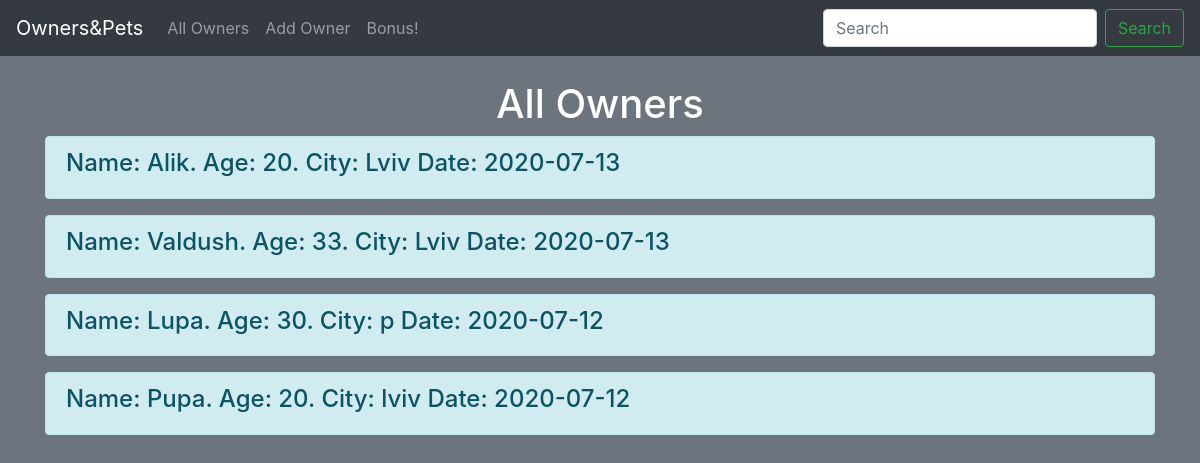
The page / on the database its author committed.
### app.py (models this page shows, shortened)
class Owner(db.Model):
    id = db.Column(db.Integer, primary_key=True)
    name = db.Column(db.String(20), nullable=False)
    age = db.Column(db.Integer(), nullable=False)
    city = db.Column(db.String(20), nullable=False)
    date = db.Column(db.DateTime, default=datetime.utcnow)

### app.py (the view)
@app.route('/')
def show_owners():
    owners = Owner.query.order_by(Owner.date.desc()).all()
    return render_template('show_owners.html', owners=owners)

### templates/show_owners.html (shortened to what this page needs)
{% extends 'base.html' %}
{% block content %}
    <h1 class="text-center text-white">All Owners</h1>
    {% for owner in owners %}
        <a href="/owner/{{ owner.id }}" class="text-decoration-none">
            <div class="alert alert-info">
                <h4>
                    Name: {{ owner.name }}.
                    Age: {{ owner.age }}.
                    City: {{ owner.city }}
                    Date: {{ owner.date.date() }}
                </h4>
            </div>
        </a>
    {% endfor %}
{% endblock %}

### rows shown on the page
Owner: name "Alik", age "20", city "Lviv", date "2020-07-13"
Owner: name "Valdush", age "33", city "Lviv", date "2020-07-13"
Owner: name "Lupa", age "30", city "p", date "2020-07-12"
Owner: name "Pupa", age "20", city "lviv", date "2020-07-12"
